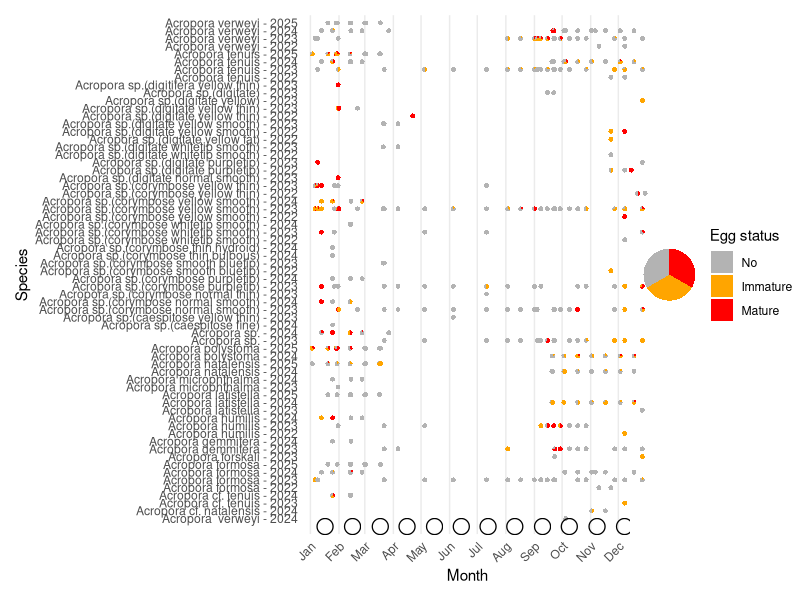

This figure's R source:
## ---- chunk 1

rm(list=ls()) # Clear workspace
knitr::opts_knit$set(root.dir = '/tmp') #Set directory at current directory for all subsequent chunks
options(scipen = 99) # Have all numbers in non-scientific notation

library(ggplot2)
library(grid)
library(dplyr)
library(tidyr)
library(lubridate)
library(readxl)
library(patchwork)

## ---- chunk 2

# === 1. LOAD AND CLEAN DATA ===

spawn.0raw <- as.data.frame(read_excel("Spawning database_2025-08.xlsx"))

spawn.1clean <- spawn.0raw %>%
  select(Date, Reef.type, Species, Species.description, Eggs, Comments) %>%
  filter(Eggs %in% c("No", "Immature", "Mature")) %>%
  filter(!is.na(Species), !is.na(Eggs), !is.na(Date))

spawn.2sum <- spawn.1clean %>%
  mutate(
    Date = as.Date(Date),
    Year = year(Date),
    Species = as.character(Species),
    Eggs = factor(Eggs, levels = c("No", "Immature", "Mature")),
    DayOfYear = yday(Date),
    x_numeric = DayOfYear
  )

# === 2. SUMMARISE BY ACTUAL DATE ===

spawn.3pie <- spawn.2sum %>%
  group_by(Species, Year, Date, Eggs, x_numeric) %>%
  summarise(n = n(), .groups = "drop") %>%
  group_by(Species, Year, Date, x_numeric) %>%
  complete(Eggs = factor(c("No", "Immature", "Mature"),
                         levels = c("No", "Immature", "Mature")),
           fill = list(n = 0)) %>%
  mutate(frac = n / sum(n)) %>%
  ungroup()

# === 3. Y-AXIS POSITIONS ===

y_order <- spawn.3pie %>%
  distinct(Species, Year) %>%
  arrange(Species, Year) %>%
  mutate(Ypos = row_number())

spawn.3pie <- spawn.3pie %>%
  left_join(y_order, by = c("Species", "Year"))

# === 4. BASE PLOT ===

dummy_points <- y_order %>% mutate(x = 0)

plot_base <- ggplot() +
  geom_point(data = dummy_points, aes(x = x, y = Ypos), alpha = 0) +
  scale_x_continuous(
    name = "Month",
    breaks = c(1, 32, 60, 91, 121, 152, 182, 213, 244, 274, 305, 335),
    labels = month.abb,
    expand = expansion(add = 5)
  ) +
  scale_y_continuous(
    breaks = y_order$Ypos,
    labels = paste(y_order$Species, y_order$Year, sep = " - "),
    name = "Species",
    expand = expansion(add = 1)
  ) +
  theme_minimal() +
  theme(
    axis.text.x = element_text(angle = 45, hjust = 1),
    panel.grid.major.y = element_blank(),
    panel.grid.minor = element_blank()
  )

# === 5. PIE CHART FUNCTION ===

make_pie_grob <- function(df_group, show_legend = FALSE) {
  ggplot(df_group, aes(x = "", y = frac, fill = Eggs)) +
    geom_bar(stat = "identity", width = 1) +
    coord_polar("y") +
    scale_fill_manual(
      values = c("gray70", "orange", "red"),
      name = "Egg status"
    ) +
    theme_void() +
    theme(legend.position = if (show_legend) "right" else "none")
}

# === 6. DRAW PIE CHARTS ===

group_ids <- spawn.3pie %>%
  group_by(Species, Year, Date) %>%
  filter(n() == 3) %>%
  ungroup() %>%
  distinct(Species, Year, Date, x_numeric)

for (i in seq_len(nrow(group_ids))) {
  group_data <- spawn.3pie %>%
    filter(Species == group_ids$Species[i],
           Year == group_ids$Year[i],
           Date == group_ids$Date[i])
  
  if (nrow(group_data) == 3) {
    grob <- ggplotGrob(make_pie_grob(group_data))
    xpos <- group_data$x_numeric[1]
    ypos <- group_data$Ypos[1]
    
    plot_base <- plot_base +
      annotation_custom(
        grob,
        xmin = xpos - 5, xmax = xpos + 5,
        ymin = ypos - 0.4, ymax = ypos + 0.4
      )
  }
}

# === 7. FULL MOON ICONS ===

full_moons <- tibble(
  Date = as.Date(c(
    "2022-01-17", "2022-02-16", "2022-03-18", "2022-04-16",
    "2022-05-16", "2022-06-14", "2022-07-13", "2022-08-11",
    "2022-09-10", "2022-10-09", "2022-11-08", "2022-12-08"
  )),
  Label = "🌕"
) %>%
  mutate(x_numeric = yday(Date))

plot_base <- plot_base +
  geom_text(
    data = full_moons,
    aes(x = x_numeric, y = min(y_order$Ypos) - 1, label = Label),
    size = 5
  )

# === 8. LEGEND PLOT ===

legend_data <- tibble(
  Eggs = factor(c("No", "Immature", "Mature"),
                levels = c("No", "Immature", "Mature")),
  frac = c(1, 1, 1) / 3
)

legend_plot <- make_pie_grob(legend_data, show_legend = TRUE)

# === 9. COMBINE AND SAVE ===

combined_plot <- plot_base + legend_plot + plot_layout(widths = c(5, 1))

print(combined_plot)

ggsave("inferredSpawning_Species x Date x Year x Eggs_withLegend.tiff",
       plot = combined_plot,
       width = 35, height = 21, units = "cm", dpi = 600, compression = "lzw")





